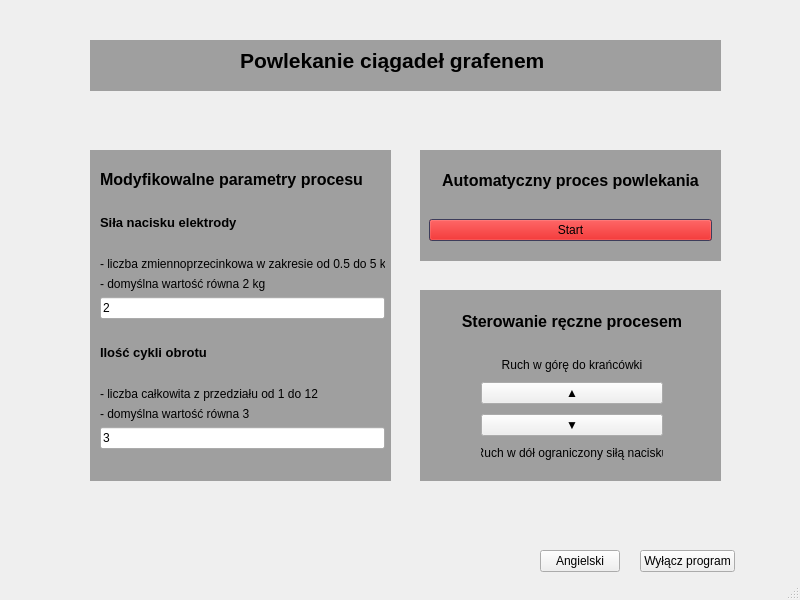
<?xml version="1.0" encoding="UTF-8"?>
<ui version="4.0">
 <class>MainWindow</class>
 <widget class="QMainWindow" name="MainWindow">
  <property name="geometry">
   <rect>
    <x>0</x>
    <y>0</y>
    <width>800</width>
    <height>600</height>
   </rect>
  </property>
  <property name="cursor">
   <cursorShape>ArrowCursor</cursorShape>
  </property>
  <property name="windowTitle">
   <string>MainWindow</string>
  </property>
  <widget class="QWidget" name="centralwidget">
   <widget class="QLabel" name="label">
    <property name="geometry">
     <rect>
      <x>240</x>
      <y>30</y>
      <width>321</width>
      <height>61</height>
     </rect>
    </property>
    <property name="font">
     <font>
      <pointsize>16</pointsize>
      <weight>75</weight>
      <bold>true</bold>
     </font>
    </property>
    <property name="text">
     <string>Powlekanie ciągadeł grafenem</string>
    </property>
   </widget>
   <widget class="QLabel" name="label_2">
    <property name="geometry">
     <rect>
      <x>10</x>
      <y>520</y>
      <width>251</width>
      <height>51</height>
     </rect>
    </property>
    <property name="text">
     <string/>
    </property>
    <property name="pixmap">
     <pixmap>logo PWr czarne poziom  bez tla.png</pixmap>
    </property>
    <property name="scaledContents">
     <bool>true</bool>
    </property>
   </widget>
   <widget class="QWidget" name="verticalLayoutWidget_3">
    <property name="geometry">
     <rect>
      <x>424</x>
      <y>150</y>
      <width>291</width>
      <height>91</height>
     </rect>
    </property>
    <layout class="QVBoxLayout" name="verticalLayout_3">
     <property name="spacing">
      <number>8</number>
     </property>
     <property name="leftMargin">
      <number>5</number>
     </property>
     <property name="rightMargin">
      <number>3</number>
     </property>
     <item>
      <widget class="QLabel" name="label_6">
       <property name="font">
        <font>
         <pointsize>12</pointsize>
         <weight>75</weight>
         <bold>true</bold>
        </font>
       </property>
       <property name="text">
        <string>Automatyczny proces powlekania</string>
       </property>
       <property name="alignment">
        <set>Qt::AlignCenter</set>
       </property>
      </widget>
     </item>
     <item>
      <widget class="QPushButton" name="pushButton_2">
       <property name="sizeIncrement">
        <size>
         <width>0</width>
         <height>40</height>
        </size>
       </property>
       <property name="palette">
        <palette>
         <active>
          <colorrole role="WindowText">
           <brush brushstyle="SolidPattern">
            <color alpha="255">
             <red>92</red>
             <green>92</green>
             <blue>92</blue>
            </color>
           </brush>
          </colorrole>
          <colorrole role="Button">
           <brush brushstyle="SolidPattern">
            <color alpha="255">
             <red>213</red>
             <green>0</green>
             <blue>0</blue>
            </color>
           </brush>
          </colorrole>
          <colorrole role="Base">
           <brush brushstyle="SolidPattern">
            <color alpha="255">
             <red>255</red>
             <green>255</green>
             <blue>255</blue>
            </color>
           </brush>
          </colorrole>
          <colorrole role="Window">
           <brush brushstyle="SolidPattern">
            <color alpha="255">
             <red>85</red>
             <green>85</green>
             <blue>127</blue>
            </color>
           </brush>
          </colorrole>
         </active>
         <inactive>
          <colorrole role="WindowText">
           <brush brushstyle="SolidPattern">
            <color alpha="255">
             <red>92</red>
             <green>92</green>
             <blue>92</blue>
            </color>
           </brush>
          </colorrole>
          <colorrole role="Button">
           <brush brushstyle="SolidPattern">
            <color alpha="255">
             <red>213</red>
             <green>0</green>
             <blue>0</blue>
            </color>
           </brush>
          </colorrole>
          <colorrole role="Base">
           <brush brushstyle="SolidPattern">
            <color alpha="255">
             <red>255</red>
             <green>255</green>
             <blue>255</blue>
            </color>
           </brush>
          </colorrole>
          <colorrole role="Window">
           <brush brushstyle="SolidPattern">
            <color alpha="255">
             <red>85</red>
             <green>85</green>
             <blue>127</blue>
            </color>
           </brush>
          </colorrole>
         </inactive>
         <disabled>
          <colorrole role="WindowText">
           <brush brushstyle="SolidPattern">
            <color alpha="255">
             <red>120</red>
             <green>120</green>
             <blue>120</blue>
            </color>
           </brush>
          </colorrole>
          <colorrole role="Button">
           <brush brushstyle="SolidPattern">
            <color alpha="255">
             <red>213</red>
             <green>0</green>
             <blue>0</blue>
            </color>
           </brush>
          </colorrole>
          <colorrole role="Base">
           <brush brushstyle="SolidPattern">
            <color alpha="255">
             <red>85</red>
             <green>85</green>
             <blue>127</blue>
            </color>
           </brush>
          </colorrole>
          <colorrole role="Window">
           <brush brushstyle="SolidPattern">
            <color alpha="255">
             <red>85</red>
             <green>85</green>
             <blue>127</blue>
            </color>
           </brush>
          </colorrole>
         </disabled>
        </palette>
       </property>
       <property name="text">
        <string>Start</string>
       </property>
      </widget>
     </item>
    </layout>
   </widget>
   <widget class="QWidget" name="verticalLayoutWidget">
    <property name="geometry">
     <rect>
      <x>100</x>
      <y>170</y>
      <width>285</width>
      <height>299</height>
     </rect>
    </property>
    <layout class="QVBoxLayout" name="verticalLayout_6">
     <item>
      <layout class="QVBoxLayout" name="verticalLayout_7">
       <item>
        <widget class="QLabel" name="label_3">
         <property name="font">
          <font>
           <pointsize>12</pointsize>
           <weight>75</weight>
           <bold>true</bold>
          </font>
         </property>
         <property name="text">
          <string>Modyfikowalne parametry procesu</string>
         </property>
         <property name="margin">
          <number>0</number>
         </property>
        </widget>
       </item>
       <item>
        <spacer name="verticalSpacer">
         <property name="orientation">
          <enum>Qt::Vertical</enum>
         </property>
         <property name="sizeType">
          <enum>QSizePolicy::Maximum</enum>
         </property>
         <property name="sizeHint" stdset="0">
          <size>
           <width>20</width>
           <height>40</height>
          </size>
         </property>
        </spacer>
       </item>
       <item>
        <widget class="QLabel" name="label_7">
         <property name="font">
          <font>
           <pointsize>10</pointsize>
           <weight>75</weight>
           <bold>true</bold>
          </font>
         </property>
         <property name="text">
          <string>Siła nacisku elektrody </string>
         </property>
        </widget>
       </item>
       <item>
        <spacer name="verticalSpacer_3">
         <property name="orientation">
          <enum>Qt::Vertical</enum>
         </property>
         <property name="sizeHint" stdset="0">
          <size>
           <width>20</width>
           <height>40</height>
          </size>
         </property>
        </spacer>
       </item>
       <item>
        <widget class="QLabel" name="label_9">
         <property name="text">
          <string>- liczba zmiennoprzecinkowa w zakresie od 0.5 do 5 kg</string>
         </property>
         <property name="alignment">
          <set>Qt::AlignLeading|Qt::AlignLeft|Qt::AlignVCenter</set>
         </property>
        </widget>
       </item>
       <item>
        <widget class="QLabel" name="label_10">
         <property name="sizeIncrement">
          <size>
           <width>0</width>
           <height>0</height>
          </size>
         </property>
         <property name="acceptDrops">
          <bool>false</bool>
         </property>
         <property name="frameShape">
          <enum>QFrame::NoFrame</enum>
         </property>
         <property name="frameShadow">
          <enum>QFrame::Sunken</enum>
         </property>
         <property name="text">
          <string>- domyślna wartość równa 2 kg</string>
         </property>
         <property name="textFormat">
          <enum>Qt::AutoText</enum>
         </property>
         <property name="scaledContents">
          <bool>false</bool>
         </property>
         <property name="alignment">
          <set>Qt::AlignLeading|Qt::AlignLeft|Qt::AlignVCenter</set>
         </property>
         <property name="wordWrap">
          <bool>false</bool>
         </property>
         <property name="openExternalLinks">
          <bool>false</bool>
         </property>
         <property name="buddy">
          <cstring>0</cstring>
         </property>
        </widget>
       </item>
       <item>
        <widget class="QLineEdit" name="lineEdit">
         <property name="text">
          <string>2</string>
         </property>
        </widget>
       </item>
       <item>
        <spacer name="verticalSpacer_2">
         <property name="orientation">
          <enum>Qt::Vertical</enum>
         </property>
         <property name="sizeType">
          <enum>QSizePolicy::Maximum</enum>
         </property>
         <property name="sizeHint" stdset="0">
          <size>
           <width>20</width>
           <height>40</height>
          </size>
         </property>
        </spacer>
       </item>
       <item>
        <widget class="QLabel" name="label_4">
         <property name="font">
          <font>
           <pointsize>10</pointsize>
           <weight>75</weight>
           <bold>true</bold>
          </font>
         </property>
         <property name="mouseTracking">
          <bool>true</bool>
         </property>
         <property name="acceptDrops">
          <bool>true</bool>
         </property>
         <property name="text">
          <string>Ilość cykli obrotu </string>
         </property>
         <property name="scaledContents">
          <bool>true</bool>
         </property>
        </widget>
       </item>
       <item>
        <spacer name="verticalSpacer_4">
         <property name="orientation">
          <enum>Qt::Vertical</enum>
         </property>
         <property name="sizeHint" stdset="0">
          <size>
           <width>20</width>
           <height>40</height>
          </size>
         </property>
        </spacer>
       </item>
       <item>
        <widget class="QLabel" name="label_8">
         <property name="text">
          <string>- liczba całkowita z przedziału od 1 do 12</string>
         </property>
        </widget>
       </item>
       <item>
        <widget class="QLabel" name="label_5">
         <property name="text">
          <string>- domyślna wartość równa 3</string>
         </property>
        </widget>
       </item>
       <item>
        <widget class="QLineEdit" name="lineEdit_2">
         <property name="text">
          <string>3</string>
         </property>
        </widget>
       </item>
       <item>
        <spacer name="verticalSpacer_5">
         <property name="orientation">
          <enum>Qt::Vertical</enum>
         </property>
         <property name="sizeType">
          <enum>QSizePolicy::Ignored</enum>
         </property>
         <property name="sizeHint" stdset="0">
          <size>
           <width>20</width>
           <height>40</height>
          </size>
         </property>
        </spacer>
       </item>
      </layout>
     </item>
    </layout>
   </widget>
   <widget class="QMdiArea" name="mdiArea">
    <property name="geometry">
     <rect>
      <x>90</x>
      <y>40</y>
      <width>631</width>
      <height>51</height>
     </rect>
    </property>
   </widget>
   <widget class="QMdiArea" name="mdiArea_2">
    <property name="geometry">
     <rect>
      <x>90</x>
      <y>150</y>
      <width>301</width>
      <height>331</height>
     </rect>
    </property>
   </widget>
   <widget class="QMdiArea" name="mdiArea_3">
    <property name="geometry">
     <rect>
      <x>420</x>
      <y>150</y>
      <width>301</width>
      <height>111</height>
     </rect>
    </property>
   </widget>
   <widget class="QMdiArea" name="mdiArea_4">
    <property name="geometry">
     <rect>
      <x>420</x>
      <y>290</y>
      <width>301</width>
      <height>191</height>
     </rect>
    </property>
   </widget>
   <widget class="QWidget" name="verticalLayoutWidget_4">
    <property name="geometry">
     <rect>
      <x>431</x>
      <y>309</y>
      <width>282</width>
      <height>151</height>
     </rect>
    </property>
    <layout class="QVBoxLayout" name="verticalLayout_5">
     <property name="spacing">
      <number>25</number>
     </property>
     <item>
      <widget class="QLabel" name="label_12">
       <property name="font">
        <font>
         <pointsize>12</pointsize>
         <weight>75</weight>
         <bold>true</bold>
        </font>
       </property>
       <property name="text">
        <string>Sterowanie ręczne procesem</string>
       </property>
       <property name="alignment">
        <set>Qt::AlignCenter</set>
       </property>
      </widget>
     </item>
     <item>
      <layout class="QVBoxLayout" name="verticalLayout_8" stretch="0,0,0,0">
       <property name="spacing">
        <number>10</number>
       </property>
       <property name="sizeConstraint">
        <enum>QLayout::SetDefaultConstraint</enum>
       </property>
       <property name="leftMargin">
        <number>50</number>
       </property>
       <property name="rightMargin">
        <number>50</number>
       </property>
       <property name="bottomMargin">
        <number>0</number>
       </property>
       <item>
        <widget class="QLabel" name="label_13">
         <property name="font">
          <font>
           <weight>50</weight>
           <bold>false</bold>
          </font>
         </property>
         <property name="text">
          <string>Ruch w górę do krańcówki</string>
         </property>
         <property name="alignment">
          <set>Qt::AlignCenter</set>
         </property>
        </widget>
       </item>
       <item>
        <widget class="QPushButton" name="pushButton_5">
         <property name="text">
          <string>▲</string>
         </property>
        </widget>
       </item>
       <item>
        <widget class="QPushButton" name="pushButton_4">
         <property name="text">
          <string>▼</string>
         </property>
        </widget>
       </item>
       <item>
        <widget class="QLabel" name="label_11">
         <property name="font">
          <font>
           <weight>50</weight>
           <bold>false</bold>
          </font>
         </property>
         <property name="text">
          <string>Ruch w dół ograniczony siłą nacisku</string>
         </property>
         <property name="alignment">
          <set>Qt::AlignCenter</set>
         </property>
        </widget>
       </item>
      </layout>
     </item>
    </layout>
   </widget>
   <widget class="QWidget" name="horizontalLayoutWidget_2">
    <property name="geometry">
     <rect>
      <x>540</x>
      <y>550</y>
      <width>261</width>
      <height>31</height>
     </rect>
    </property>
    <layout class="QHBoxLayout" name="horizontalLayout_2" stretch="1,3">
     <property name="spacing">
      <number>20</number>
     </property>
     <property name="sizeConstraint">
      <enum>QLayout::SetFixedSize</enum>
     </property>
     <item>
      <widget class="QPushButton" name="pushButton_3">
       <property name="text">
        <string>Angielski</string>
       </property>
       <property name="icon">
        <iconset>
         <normaloff>UK_flag.png</normaloff>UK_flag.png</iconset>
       </property>
      </widget>
     </item>
     <item>
      <widget class="QPushButton" name="pushButton">
       <property name="enabled">
        <bool>true</bool>
       </property>
       <property name="sizeIncrement">
        <size>
         <width>0</width>
         <height>0</height>
        </size>
       </property>
       <property name="autoFillBackground">
        <bool>false</bool>
       </property>
       <property name="text">
        <string>Wyłącz program</string>
       </property>
       <property name="icon">
        <iconset theme="z">
         <normaloff>.</normaloff>.</iconset>
       </property>
       <property name="autoRepeatInterval">
        <number>100</number>
       </property>
       <property name="autoDefault">
        <bool>false</bool>
       </property>
       <property name="default">
        <bool>false</bool>
       </property>
       <property name="flat">
        <bool>false</bool>
       </property>
      </widget>
     </item>
    </layout>
   </widget>
   <zorder>mdiArea_3</zorder>
   <zorder>mdiArea_2</zorder>
   <zorder>mdiArea</zorder>
   <zorder>label</zorder>
   <zorder>label_2</zorder>
   <zorder>verticalLayoutWidget_3</zorder>
   <zorder>verticalLayoutWidget</zorder>
   <zorder>mdiArea_4</zorder>
   <zorder>verticalLayoutWidget_4</zorder>
   <zorder>horizontalLayoutWidget_2</zorder>
  </widget>
  <widget class="QStatusBar" name="statusbar"/>
 </widget>
 <resources/>
 <connections/>
</ui>
